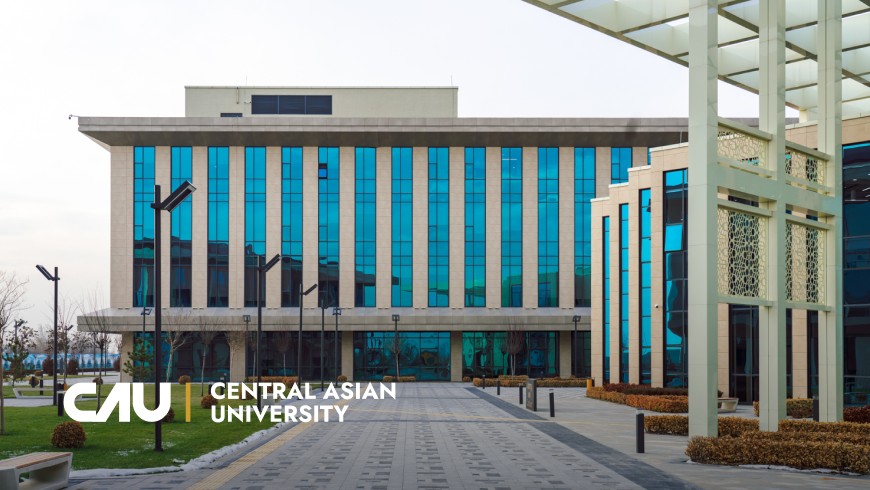
#> input picture Week 02/CAU.png, 870 x 490 px
$ jupyter execute --allow-errors 230571_Maksat.ipynb
#> lines starting #> are read from the running program, lines starting #| are printed output that depends on the picture
[cell 1]
import cv2
image_color = cv2.imread('CAU.png')
#> image_color is the input picture: shape (490, 870, 3); mean B, G, R 147.5, 149.8, 137.1
image_sub = cv2.divide(image_color,2)
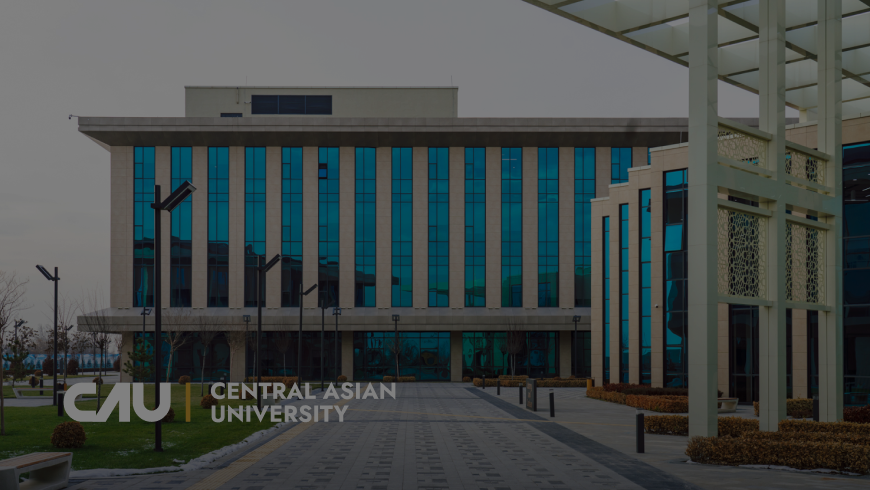
#> image_sub: shape (490, 870, 3); mean B, G, R 73.7, 74.9, 68.5
#> (the rest of this cell did not finish here and is left out)

[cell 2]
import cv2
import matplotlib.pyplot as plt
# Read a grayscale image
image = cv2.imread('CAU.png')
image_RGB = cv2.cvtColor(image, cv2.COLOR_BGR2RGB)

#image becomes darker because in RGB((255-sub),(255-sub),(255-sub)) where sub = 50
sub = 50
subtracted_image = cv2.subtract(image_RGB, sub)
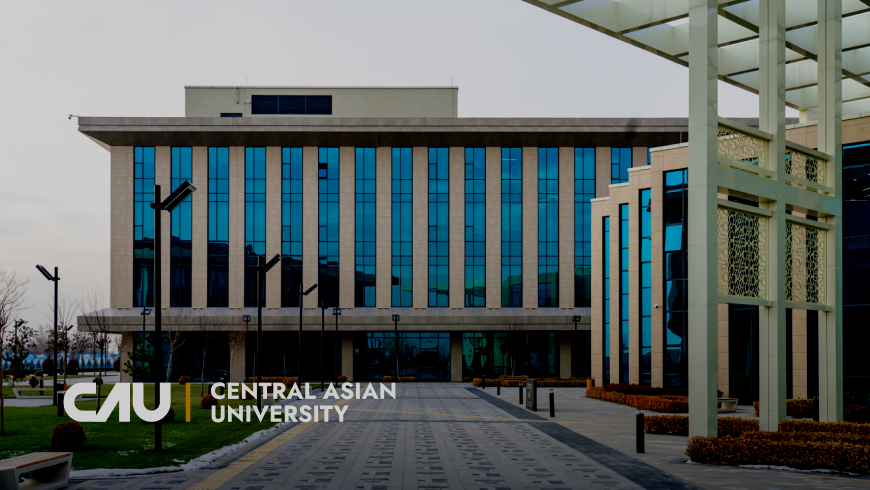
#> subtracted_image: shape (490, 870, 3); mean R, G, B 93.5, 101.5, 99.6

#Sub red only
image_RGB[:,:,2] = cv2.subtract(image_RGB[:,:,2],sub)
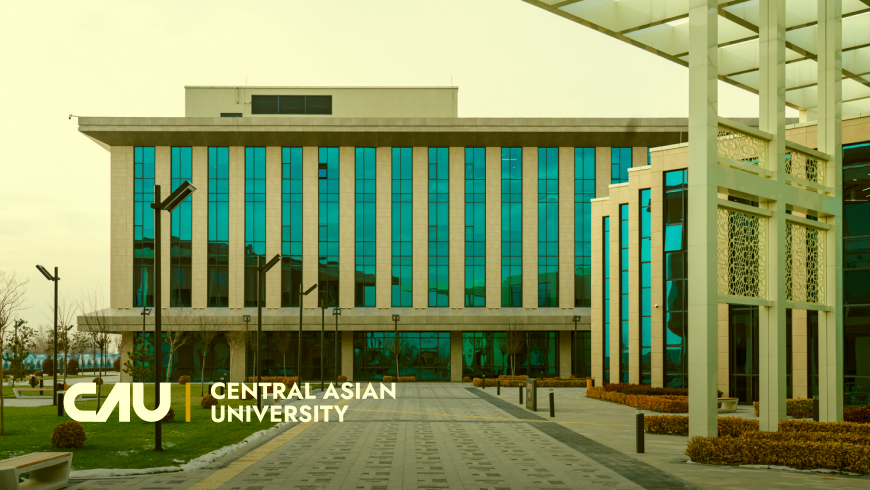
#> image_RGB: shape (490, 870, 3); mean R, G, B 137.1, 149.8, 99.6

plt.figure(figsize=(8, 8))
plt.subplot(2, 2, 1)
plt.imshow(image_RGB)
plt.axis("off")
plt.title('Original Image')
plt.subplot(2, 2, 2)
plt.imshow(subtracted_image)
plt.axis("off")
plt.title('Subtracted Image (-50)')
plt.subplot(2, 2, 3)
#> (the rest of this cell did not finish here and is left out)

[cell 3]
import cv2
import matplotlib.pyplot as plt
image = cv2.imread('CAU.png')
image_RGB = cv2.cvtColor(image, cv2.COLOR_BGR2RGB)
#image becomes brighter because in RGB((255+100),(255+100),(255+100))
added_image = cv2.add(image_RGB, 100)
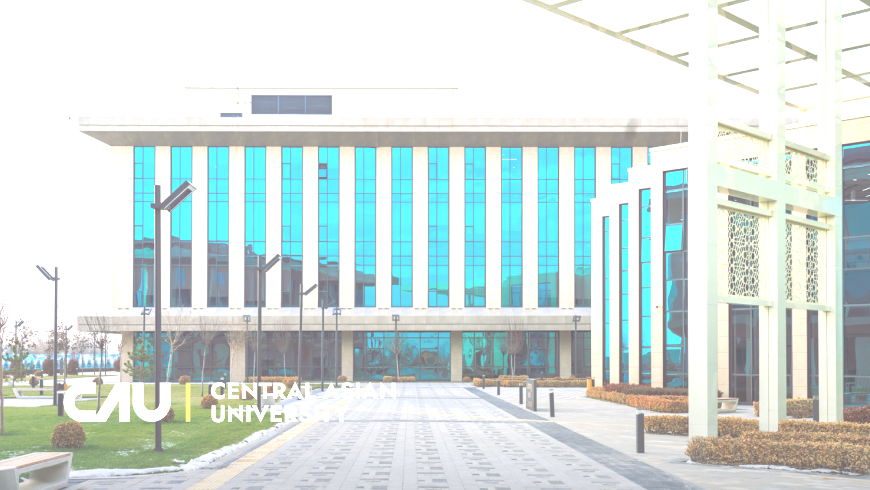
#> added_image: shape (490, 870, 3); mean R, G, B 210.3, 223.5, 221.2

plt.subplot(1, 2, 1)
plt.imshow(image_RGB)
plt.title('Original Image')
plt.axis('off')
plt.subplot(1, 2, 2)
plt.imshow(added_image)
plt.title('Added Image (100)')
plt.axis('off')
plt.show()

[cell 4]
import cv2
import matplotlib.pyplot as plt

image = cv2.imread('CAU.png')
image_rgb = cv2.cvtColor(image, cv2.COLOR_BGR2RGB)

#less than 1 we will get darker more than 1 brighter
mul_image = cv2.multiply(image_rgb,0.5)

plt.subplot(1, 2, 1)
plt.imshow(image_rgb)
plt.title('Original Image')
plt.axis('off')
plt.subplot(1, 2, 2)
plt.imshow(mul_image)
plt.title('Multiplied Image 2')
plt.axis('off')
plt.show()

[cell 5]
import cv2
import matplotlib.pyplot as plt

img = cv2.imread('CAU.png')
imgRGB = cv2.cvtColor(img, cv2.COLOR_BGR2RGB)

mulimg = cv2.divide(imgRGB, 2)

plt.subplot(1, 2, 1)
plt.imshow(imgRGB)
plt.title("original")
plt.axis('off')

plt.subplot(1,2,2)
plt.imshow(mulimg)
plt.title('Divided img')
plt.axis('off')

plt.show()
